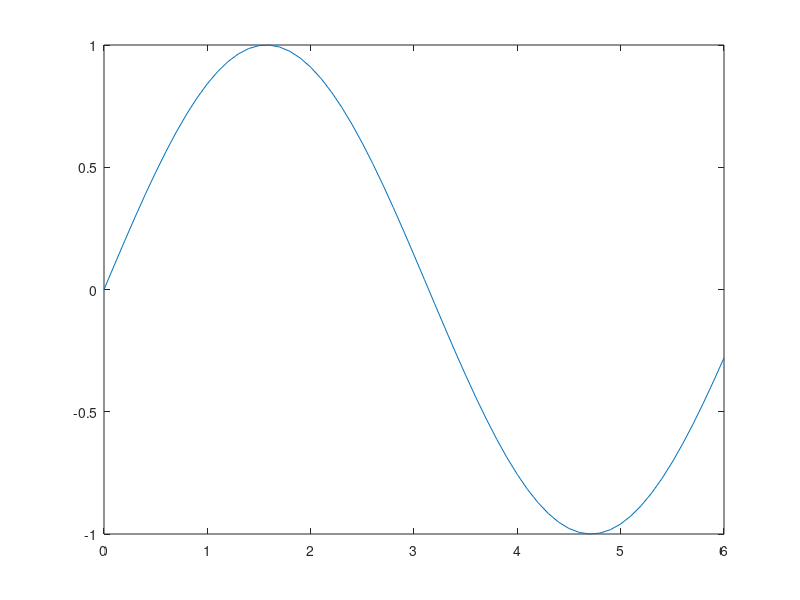

Write the MATLAB code that produced this figure.
% sin_x.m: This M-file calculates and plots the
% function sin(x) for 0 <= x <= 6.

x = 0:0.1:6;
y = sin(x);
plot (x,y);